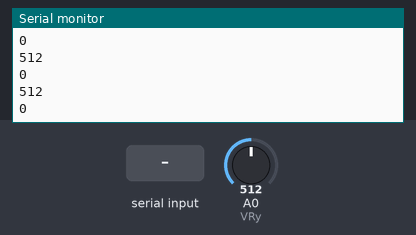
Simulated run of this sketch. Board: Arduino Uno, built with avr-gcc and run on an emulated ATmega328P. On the bench: the last lines printed to the serial monitor. Inputs (shaded band) come from the test bench; at power-on: A0 (VRy) = 512.

Above: at 2.2 s.
2.3 s: A0 (VRy) set to 440
At 2.56 s:
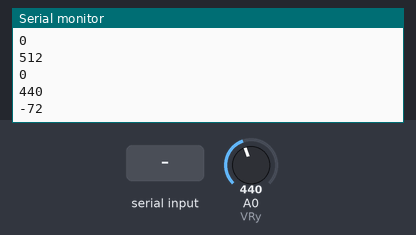
3.8 s: "90,45\n" received over Serial
At 3.97 s:
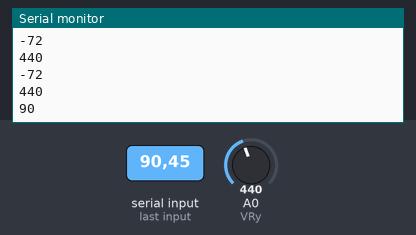
5.3 s: "30,150\n" received over Serial
At 5.57 s:
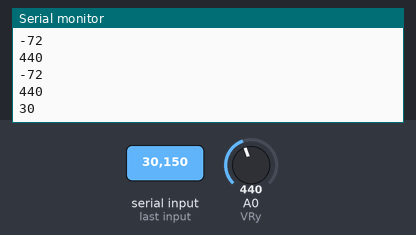
6.8 s: A0 (VRy) set to 460
At 6.97 s:
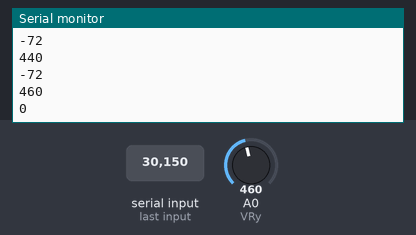
Timing chart, 0 to 9.3 s (numbered marks = the images above; inputs shaded):
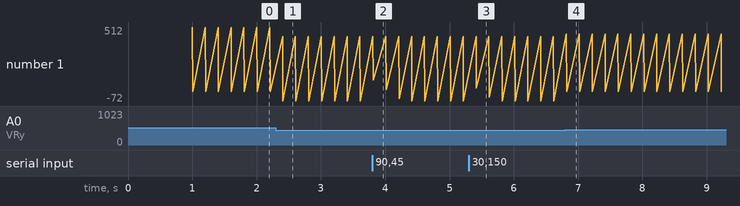

Measured:
- after the input at 2.3 s, the serial monitor: prints a new line after 0.10 s (image 1)
- after the input at 3.8 s, the serial monitor: prints a new line at once (image 2)
- after the input at 5.3 s, the serial monitor: prints a new line after 0.12 s (image 3)
- after the input at 6.8 s, the serial monitor: prints a new line at once (image 4)
- plotted number 1: 0 → -72 after the input at 2.3 s, -72 → 0 after the input at 6.8 s

The sketch:

Tachometer.ino
```cpp
 const int number_of_LEDs = 10;        //Must Set these variables!!!
 const int starting_pin = 2;           //First digital pin with LED
 const int rpm_range = 10000;          //Max RPMs (or whatever other metric)
 const int VRy = A0;                   //Digital pin number for the Y-input of the controller
 int x1 = 0;                           //X1 is used as the global RPM value

void setup() {

   Serial.begin(9600);
   Serial.println("Starting Program");
   delay(1000);

}

 void loop() {                                          //Loop cycles through 5 times per second, uses set_x() to update x1, then prints out the values of the joystick input and x1, then RPM_check() is called
  x1 = set_x(x1);                                       //to light up the appropriate LEDs
  Serial.println(analogRead(VRy));
  Serial.println(x1);
  RPM_check(x1);
  delay(200);
 }

void RPM_check(int rpm) {                                   //This function calculates how many LEDs should be lit up and then calls the brighten_num function to brighten those LEDs
  int rpm_threshold_size = (rpm_range / number_of_LEDs);

  for (int i = 0; i < number_of_LEDs; i++){
    if (rpm > (i * rpm_threshold_size) ){
      brighten_num(i+1);
    }
  }
}

int set_x (int x) {                                         //This function updates the value that the tachometer is displaying. If the user inputs a number to the keyboard, we return that number.
  if (Serial.available() > 0) {                             //If the user doesn't enter a new number, then we call the joystick_accelerator function to check if the user has made an input with the joystick.
     String input = Serial.readStringUntil('\n'); // Reads until Enter key is pressed
     return input.toInt();
  }
  else {
    return joystick_accelerator(x);
  }
}

void brighten_num(int x){                         //This functions takes the number of LEDs it needs to light up as an input and then brightens them while dimming all other LEDs
  for (int i = 0; i < number_of_LEDs; i++) {
      if (i < x) {
        digitalWrite(starting_pin + i, HIGH);
      } else {
        digitalWrite(starting_pin + i, LOW);
      }
    }
}

int joystick_accelerator(int x) {                 //This function takes the original RPM as an input and checks if the user has moved the joystick up or down. Depending on the user's input to the joystick
  int yValue = analogRead(VRy);                   //the function will either return a larger, smaller, or the same RPM value. The second if statement functions as a deazone so that insignificant inputs are
  if (x < 0){                                     //not considered user inputs.
    x = 0;
  }
  if(yValue > 580 || yValue < 450){
    return ((yValue - 512) + x);
  }
  else
  {
    return x;
  }
}
```
